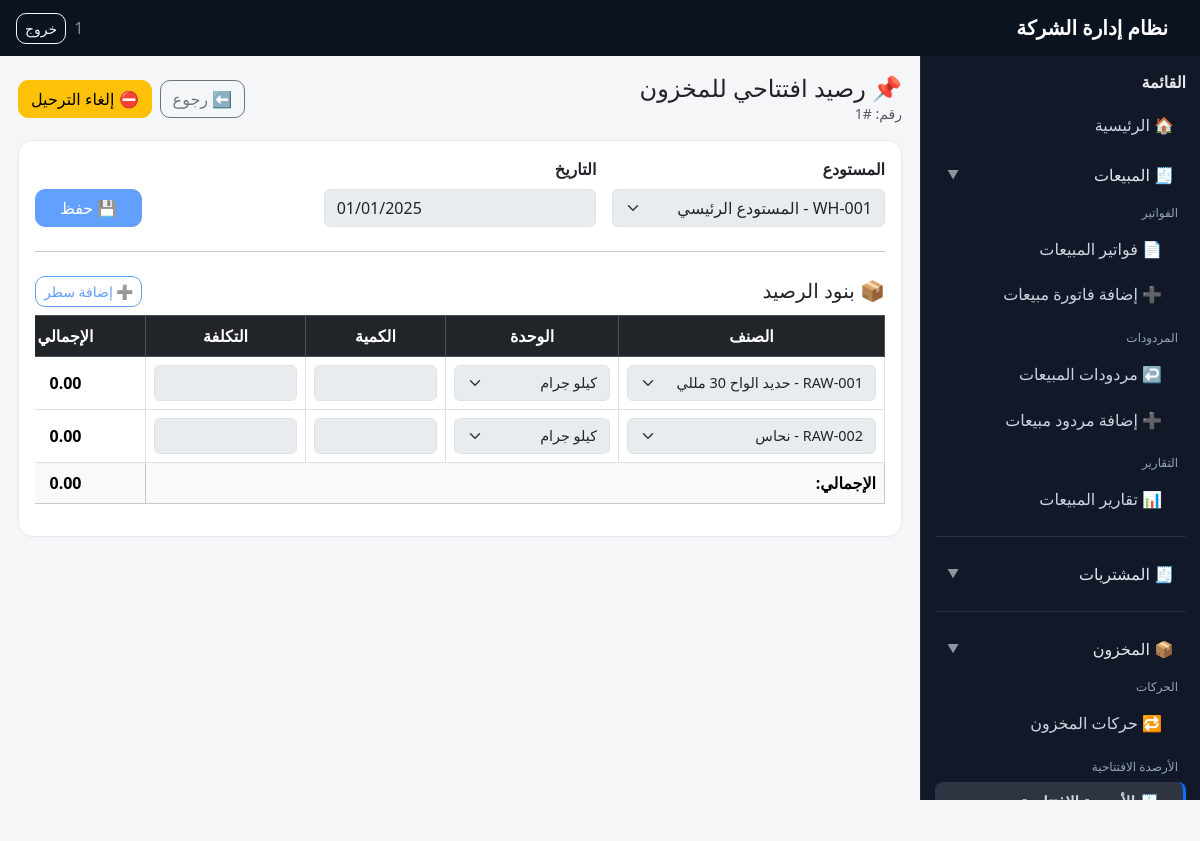
Screenshot of /app/inventory/opening-balances/1/edit/ (signed in) with the database file from the repository.
### inventory/models.py (models this page shows, shortened)
class OpeningStockBalance(models.Model):
    warehouse = models.ForeignKey('Warehouse', on_delete=models.PROTECT)
    date = models.DateField()
    is_posted = models.BooleanField(default=False, verbose_name="تم الترحيل")
    class Meta:
        verbose_name = "رصيد افتتاحي للمخزون"
        verbose_name_plural = "الأرصدة الافتتاحية للمخزون"
        constraints = [
            models.UniqueConstraint(fields=["warehouse", "date"], name="uniq_opening_balance_warehouse_date")
        ]

class Warehouse(models.Model):
    WAREHOUSE_TYPES = (
        ('main', 'رئيسي'),
        ('branch', 'فرعي'),
        ('external', 'خارجي'),
        ('raw', 'مواد خام'),
        ('wip', 'تحت التشغيل'),
        ('finished', 'منتج تام'),
        ('scrap', 'هالك'),
    )
    code = models.CharField(max_length=20, unique=True)
    name = models.CharField(max_length=100)
    region = models.CharField(max_length=100)
    warehouse_type = models.CharField(max_length=10, choices=WAREHOUSE_TYPES)
    inventory_account = models.ForeignKey(
        Account, on_delete=models.PROTECT, related_name='warehouses'
    )
    opening_balance_account = models.ForeignKey(
        Account,
        on_delete=models.PROTECT,
        null=True, blank=True,
        related_name='opening_balance_warehouses'
    )
    class Meta:
        verbose_name = "مستودع"
        verbose_name_plural = "المستودعات"
    production_cost_account = models.ForeignKey(
        Account,
        on_delete=models.PROTECT,
        null=True, blank=True,
        related_name='warehouse_production_cost',
        verbose_name='حساب تكلفة الإنتاج'
    )
    expense_allocation_account = models.ForeignKey(
        Account,
        on_delete=models.PROTECT,
        null=True, blank=True,
        related_name='warehouse_expense_allocation',
        verbose_name='حساب تحميل المصروفات'
    )
    def __str__(self):
        return f"{self.code} - {self.name}"

class OpeningStockItem(models.Model):
    balance = models.ForeignKey(OpeningStockBalance, on_delete=models.CASCADE, related_name='items')
    product = models.ForeignKey(Product, on_delete=models.PROTECT)
    unit = models.ForeignKey(Unit, on_delete=models.PROTECT)
    quantity = models.DecimalField(max_digits=10, decimal_places=2)
    unit_cost = models.DecimalField(max_digits=10, decimal_places=2)

class Product(models.Model):
    PRODUCT_TYPES = (
        ('raw', 'مواد خام'),
        ('semi', 'نصف مصنع'),
        ('finished', 'منتج نهائي'),
        ('SCRAP', 'خردة- سكراب'),
    )
    PRICING_METHODS = (
        ('fifo', 'الوارد أولاً يصرف أولاً'),
        ('average', 'متوسط التكلفة'),
    )
    code = models.CharField(max_length=20, unique=True)
    name = models.CharField(max_length=100)
    product_type = models.CharField(max_length=10, choices=PRODUCT_TYPES)
    base_unit = models.ForeignKey(Unit, on_delete=models.PROTECT, related_name='base_products', null=True, blank=True)
    large_unit = models.ForeignKey(Unit, related_name='large_unit_products', on_delete=models.PROTECT)
    small_unit = models.ForeignKey(Unit, related_name='small_unit_products', on_delete=models.PROTECT)
    conversion_factor = models.DecimalField(max_digits=10, decimal_places=4)
    class Meta:
        verbose_name = "منتج"
        verbose_name_plural = "المنتجات"
    pricing_method = models.CharField(
        max_length=10,
        choices=PRICING_METHODS,
        default='fifo',
        verbose_name='طريقة احتساب التكلفة'
    )
    bom_components = models.ManyToManyField(
        'inventory.Component',
        through='manufacturing.DefaultComponent',
        related_name='used_in_products'
    )
    average_cost = models.DecimalField(max_digits=10, decimal_places=2, default=Decimal('0.00'))
    def __str__(self):
        return f"{self.code} - {self.name}"

class Unit(models.Model):
    code = models.CharField(max_length=20, unique=True)
    name = models.CharField(max_length=50)
    is_base = models.BooleanField(default=False)
    parent_unit = models.ForeignKey('self', null=True, blank=True, on_delete=models.SET_NULL)
    conversion_factor = models.DecimalField(max_digits=10, decimal_places=4, null=True, blank=True)
    class Meta:
        verbose_name = "وحدة"
        verbose_name_plural = "الوحدات"
    def __str__(self):
        return self.name

### portal/views.py (the view, shortened to what this page needs)
# urls.py: path("app/inventory/opening-balances/<int:pk>/edit/", views.app_opening_balance_edit, name="app_opening_balance_edit"),
@login_required
def app_opening_balance_edit(request, pk):
    balance = get_object_or_404(OpeningStockBalance.objects.select_related("warehouse"), pk=pk)
    locked = balance.is_posted
    warehouses = Warehouse.objects.all().order_by("name")
    products = Product.objects.all().order_by("name")
    units = Unit.objects.all().order_by("name")
    items = balance.items.select_related("product", "unit").all()
    return render(request, "inventory/reports/opening_balance_form.html", {
        "balance": balance,
        "locked": locked,
        "warehouses": warehouses,
        "products": products,
        "units": units,
        "items": items,
    })

### inventory/templates/inventory/reports/opening_balance_form.html (shortened to what this page needs)
{% extends "portal/base_app.html" %}
{% block content %}
<div class="d-flex justify-content-between align-items-center mb-3">
  <div>
    <h4 class="mb-0">📌 رصيد افتتاحي للمخزون</h4>
    {% if balance %}
      <div class="text-muted small">رقم: #{{ balance.id }}</div>
    {% endif %}
  </div>
  <div class="d-flex gap-2">
    <a class="btn btn-outline-secondary" href="{% url 'app_opening_balance_list' %}">⬅️ رجوع</a>
    {% if balance %}
      {% if locked %}
        <a class="btn btn-warning" href="{% url 'app_opening_balance_unpost' balance.id %}">⛔ إلغاء الترحيل</a>
      {% else %}
        <a class="btn btn-success" href="{% url 'app_opening_balance_post' balance.id %}">✅ ترحيل</a>
      {% endif %}
    {% endif %}
  </div>
</div>
<div class="cardx mb-3">
  <form method="post">
    <div class="row g-3">
      <div class="col-md-4">
        <label class="form-label fw-bold">المستودع</label>
        <select name="warehouse" class="form-select" {% if locked %}disabled{% endif %} required>
          {% for w in warehouses %}
            <option value="{{ w.id }}"
              {% if balance and balance.warehouse_id == w.id %}selected{% endif %}>
              {{ w }}
            </option>
          {% endfor %}
        </select>
      </div>
      <div class="col-md-4">
        <label class="form-label fw-bold">التاريخ</label>
        <input type="date" name="date"
               value="{% if balance %}{{ balance.date|date:'Y-m-d' }}{% endif %}"
               class="form-control" {% if locked %}disabled{% endif %} required>
      </div>
      <div class="col-md-4 d-flex align-items-end justify-content-end">
        <button class="btn btn-primary px-4" {% if locked %}disabled{% endif %}>
          💾 حفظ
        </button>
      </div>
    </div>
    <hr class="my-4">
    <div class="d-flex justify-content-between align-items-center mb-2">
      <h5 class="mb-0">📦 بنود الرصيد</h5>
      <button type="button" class="btn btn-outline-primary btn-sm" onclick="addRow()" {% if locked %}disabled{% endif %}>
        ➕ إضافة سطر
      </button>
    </div>
    <div class="table-responsive">
      <table class="table table-bordered align-middle text-center" id="itemsTable">
        <thead class="table-dark">
          <tr>
            <th style="min-width:240px">الصنف</th>
            <th style="min-width:160px">الوحدة</th>
            <th style="width:140px">الكمية</th>
            <th style="width:160px">التكلفة</th>
            <th style="width:160px">الإجمالي</th>
          </tr>
        </thead>
        <tbody>
          {% for it in items %}
          <tr>
            <td>
              <select name="product[]" class="form-select" {% if locked %}disabled{% endif %} required>
                {% for p in products %}
                  <option value="{{ p.id }}" {% if it.product_id == p.id %}selected{% endif %}>{{ p }}</option>
                {% endfor %}
              </select>
            </td>
            <td>
              <select name="unit[]" class="form-select" {% if locked %}disabled{% endif %} required>
                {% for u in units %}
                  <option value="{{ u.id }}" {% if it.unit_id == u.id %}selected{% endif %}>{{ u }}</option>
                {% endfor %}
              </select>
            </td>
            <td><input name="qty[]" type="number" step="0.01" class="form-control qty" value="{{ it.quantity }}" {% if locked %}disabled{% endif %}></td>
            <td><input name="cost[]" type="number" step="0.01" class="form-control cost" value="{{ it.unit_cost }}" {% if locked %}disabled{% endif %}></td>
            <td class="total-cell fw-bold">0</td>
          </tr>
          {% endfor %}
        </tbody>
        <tfoot class="table-light">
          <tr>
            <td colspan="4" class="text-end fw-bold">الإجمالي:</td>
            <td class="fw-bold" id="grandTotal">0</td>
          </tr>
        </tfoot>
      </table>
    </div>
  </form>
</div>
{% endblock %}

### portal/templates/portal/base_app.html (shortened to what this page needs)
<!doctype html>
<html lang="ar" dir="rtl">
<head>
  <link href="https://cdn.jsdelivr.net/npm/bootstrap@5.3.3/dist/css/bootstrap.min.css" rel="stylesheet">
  <link href="https://cdn.jsdelivr.net/npm/select2@4.1.0-rc.0/dist/css/select2.min.css" rel="stylesheet"/>
  <link href="https://cdn.jsdelivr.net/npm/select2-bootstrap-5-theme@1.3.0/dist/select2-bootstrap-5-theme.min.css" rel="stylesheet"/>
</head>
<body>
<nav class="navbar topbar">
  <div class="container-fluid px-3">
    <span class="navbar-brand text-white mb-0">نظام إدارة الشركة</span>
    <div class="d-flex align-items-center gap-2">
      <span class="text-white-50">{{ request.user.username }}</span>
      <a href="{% url 'logout' %}" class="btn btn-outline-light btn-sm">خروج</a>
    </div>
  </div>
</nav>
<div class="app-shell">
  <aside class="sidebar">
    <div class="title">القائمة</div>
    <a class="d-block mb-2" href="{% url 'app_home' %}">🏠 الرئيسية</a>
    <button class="nav-btn" type="button"
            data-bs-toggle="collapse"
            data-bs-target="#menuSales"
            aria-expanded="true">
      <span class="label">🧾 المبيعات</span>
      <span class="chev">▼</span>
    </button>
    <div class="collapse show sub" id="menuSales">
      <div class="section mt-2">الفواتير</div>
      <a href="{% url 'app_sales_invoice_list' %}">📄 فواتير المبيعات</a>
      <a href="{% url 'app_sales_invoice_create' %}">➕ إضافة فاتورة مبيعات</a>
      <div class="section">المردودات</div>
      <a href="{% url 'app_sales_return_list' %}">↩️ مردودات المبيعات</a>
      <a href="{% url 'app_sales_return_create' %}">➕ إضافة مردود مبيعات</a>
      <div class="section">التقارير</div>
      <a href="{% url 'app_sales_reports' %}">📊 تقارير المبيعات</a>
    </div>
    <hr class="border-secondary my-3">
    {% with p=request.path %}
    <button class="nav-btn" type="button"
            data-bs-toggle="collapse"
            data-bs-target="#menuPurchases"
            aria-expanded="{% if p|slice:':14' == '/app/purchases/' %}true{% else %}false{% endif %}">
      <span class="label">🧾 المشتريات</span>
      <span class="chev">▼</span>
    </button>
    <hr class="border-secondary my-3">
    {% endwith %}
    {% with p=request.path %}
    <button class="nav-btn" type="button"
            data-bs-toggle="collapse"
            data-bs-target="#menuInventory"
            aria-expanded="{% if '/app/inventory/' in p %}true{% else %}false{% endif %}">
      <span class="label">📦 المخزون</span>
      <span class="chev">▼</span>
    </button>
    <div class="collapse sub {% if '/app/inventory/' in p %}show{% endif %}" id="menuInventory">
      <div class="section mt-2">الحركات</div>
      <a class="{% if '/app/inventory/stock/' in p %}active{% endif %}"
        href="{% url 'app_stock_tx_list' %}">
        🔁 حركات المخزون
      </a>
      <div class="section">الأرصدة الافتتاحية</div>
      <a class="{% if '/app/inventory/opening-balances/' in p %}active{% endif %}"
        href="{% url 'app_opening_balance_list' %}">
        🧾 الأرصدة الافتتاحية
      </a>
    </div>
    {% endwith %}
  </aside>
  <main class="flex-grow-1" style="min-width:0;">
    <div class="content">
      {% block content %}{% endblock %}
    </div>
  </main>
</div>
</body>
</html>

### portal/templates/portal/base_app.html (style rules this page uses)
:root { --sb:#111827; --sb2:#0b1220; --sbHover:#1f2937; --txt:#e5e7eb; --muted:#94a3b8; --bg:#f5f6f8; }
body { background: var(--bg); }
.app-shell { min-height: 100vh; display:flex; width:100%; }
.sidebar { width: 280px; min-width: 280px; background: var(--sb); color: var(--txt); position: sticky; top: 0; height: calc(100vh - 56px); padding: 14px; overflow:auto; border-left: 1px solid rgba(255,255,255,.06); }
.topbar { background: var(--sb2); color:#fff; height: 56px; }
.content { padding: 18px; width: 100%; min-width: 0; overflow-x: auto; }
.sidebar .title { font-weight:700; margin-bottom: 10px; }
.sidebar a { color:#cbd5e1; text-decoration:none; display:block; padding: 9px 12px; border-radius: 10px; white-space: nowrap; }
.sidebar .section { font-size:12px; color: var(--muted); margin: 14px 8px 6px; }
.sidebar .nav-btn { width:100%; text-align:right; border:0; background: transparent; color: #e2e8f0; padding: 9px 12px; border-radius: 10px; display:flex; align-items:center; justify-content: space-between; }
.sidebar .nav-btn .label { color:#e2e8f0; }
.sidebar .nav-btn .chev { opacity:.6; font-size:12px; }
.sidebar .sub a { padding-right: 24px; margin-top: 4px; color:#cbd5e1; }
.btn { border-radius: 10px; }
.table-responsive { overflow-x:auto; -webkit-overflow-scrolling: touch; }
table { width:100%; }
#itemsTable { table-layout: auto !important; width: 100% !important; min-width: 980px; }
#itemsTable th, #itemsTable td { vertical-align: middle; white-space: nowrap; }
#itemsTable input.form-control, #itemsTable select.form-select { display:block !important; visibility: visible !important; opacity: 1 !important; width: 100% !important; min-width: 110px; height: 36px; padding: .35rem .5rem; font-size: .9rem; }
#itemsTable .qty, #itemsTable .price, #itemsTable .taxRate { min-width: 120px !important; }
input[type="number"] { direction: ltr; text-align: center; }
.navbar-brand { font-weight:700; }
#itemsTable { table-layout: fixed; }
#itemsTable th, #itemsTable td { vertical-align: middle; }
#itemsTable input, #itemsTable select { width: 100%; min-width: 90px; }
.form-select { background-position: left .75rem center !important; padding-left: 2.25rem !important; padding-right: .75rem !important; }
.sub a.active { background: rgba(255,255,255,.12); border-right: 3px solid #0d6efd; font-weight: 700; }
.sub a { display:block; padding:.55rem .75rem; border-radius:.5rem; text-decoration:none; }

### inventory/templates/inventory/reports/opening_balance_form.html (style rules this page uses)
.cardx { background:#fff;border:1px solid #e5e7eb;border-radius:14px;padding:16px }
.table td,.table th { vertical-align:middle }

### rows the page displays
OpeningStockBalance: id "1", warehouse "WH-001 - المستودع الرئيسي", date "01/01/2025"
OpeningStockItem: product.name "RAW-001 - حديد الواح 30 مللي", unit.name "كيلو جرام"
OpeningStockItem: product.name "RAW-002 - نحاس", unit.name "كيلو جرام"

### other values shown
{{ request.user.username }} "1"
